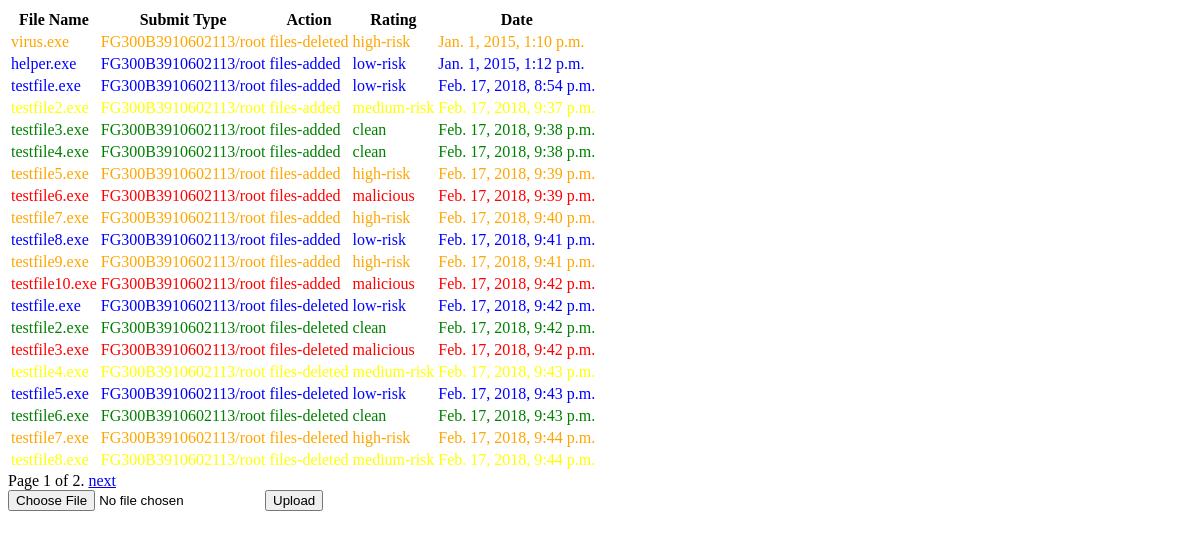
Before: /threatapp/ with the older database file.
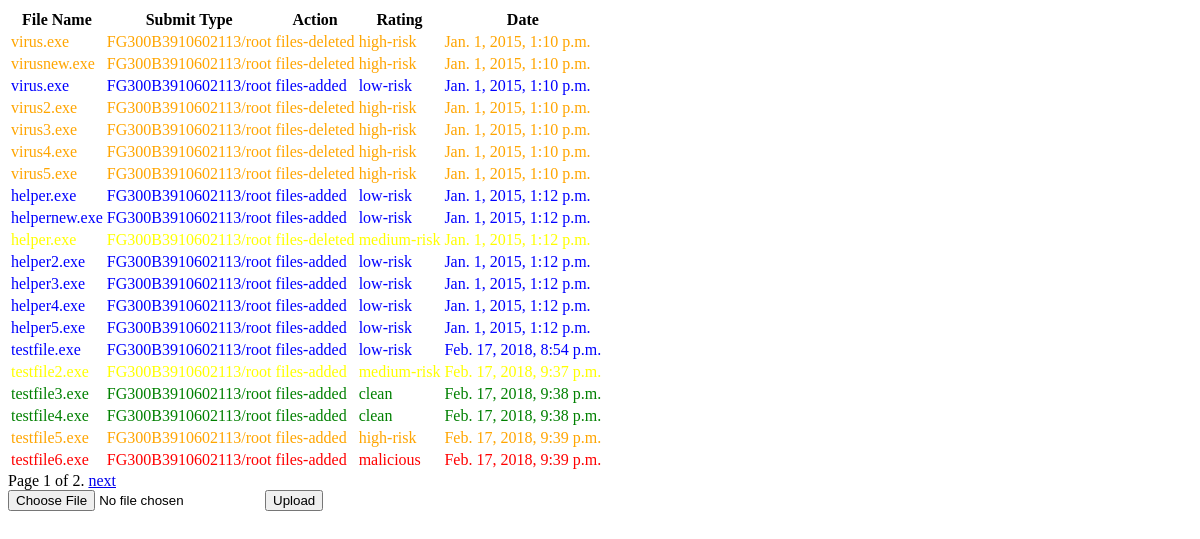
After: the same page with the newer database file.
### threatapp/models.py (models this page shows, shortened)
class Threat(models.Model):
    date = models.DateTimeField('record date')
    filename = models.CharField(max_length=128)
    action = models.CharField(max_length=128)
    submit_type = models.CharField(max_length=128)
    rating = models.CharField(max_length=128)

### threatapp/views.py (the view)
# urls.py: path('', views.IndexView.as_view(), name='index'),
class IndexView(generic.ListView):
    template_name = 'threatapp/index.html'
    context_object_name = 'threats_list'
    paginate_by = 20
    def get_queryset(self):
        return Threat.objects.order_by('date')

### threatapp/templates/threatapp/index.html (shortened to what this page needs)
{% load static %}
<link rel="stylesheet" type="text/css" href="{% static 'threatapp/style.css' %}" />
{% if threats_list %}
<table>
<thead>
    <tr>
        <th>File Name</th>
        <th>Submit Type</th>
        <th>Action</th>
        <th>Rating</th>
        <th>Date</th>
    </tr>
</thead>
<tbody>
    {% for threat in threats_list %}
    <tr class="{{ threat.rating }}">
        <td>{{ threat.filename }}</td>
        <td>{{ threat.submit_type }}</td>
        <td>{{ threat.action }}</td>
        <td>{{ threat.rating }}</td>
        <td>{{ threat.date }}</td>
    </tr>
    {% endfor %}
</tbody>
</table>
{% else %}
    <p>No threats are available.</p>
{% endif %}
{% block pagination %}
  {% if is_paginated %}
      <div class="pagination">
          <span class="page-links">
              <span class="page-current">
                  Page {{ page_obj.number }} of {{ page_obj.paginator.num_pages }}.
              </span>
              {% if page_obj.has_next %}
                  <a href="{{ request.path }}?page={{ page_obj.next_page_number }}">next</a>
              {% endif %}
          </span>
      </div>
  {% endif %}
{% endblock %}
<form action="{% url 'threatapp:uploadfile' %}" method="post" enctype="multipart/form-data">
<input id="threatfile" type="file" name="threatfile" accept="file_extension" data-url="{% url 'threatapp:uploadfile' %}" >
<button id="uploadfile" type="submit"/>Upload</button>
</form>

Changed rows visible on the page:
no longer on this page (row unchanged): Threat: filename "testfile7.exe", submit_type "FG300B3910602113/root", action "files-added", rating "high-risk", date "Feb. 17, 2018, 9:40 p.m."
no longer on this page (row unchanged): Threat: filename "testfile8.exe", submit_type "FG300B3910602113/root", action "files-added", rating "low-risk", date "Feb. 17, 2018, 9:41 p.m."
no longer on this page (row unchanged): Threat: filename "testfile9.exe", submit_type "FG300B3910602113/root", action "files-added", rating "high-risk", date "Feb. 17, 2018, 9:41 p.m."
no longer on this page (row unchanged): Threat: filename "testfile10.exe", submit_type "FG300B3910602113/root", action "files-added", rating "malicious", date "Feb. 17, 2018, 9:42 p.m."
no longer on this page (row unchanged): Threat: filename "testfile.exe", submit_type "FG300B3910602113/root", action "files-deleted", rating "low-risk", date "Feb. 17, 2018, 9:42 p.m."
no longer on this page (row unchanged): Threat: filename "testfile2.exe", submit_type "FG300B3910602113/root", action "files-deleted", rating "clean", date "Feb. 17, 2018, 9:42 p.m."
no longer on this page (row unchanged): Threat: filename "testfile3.exe", submit_type "FG300B3910602113/root", action "files-deleted", rating "malicious", date "Feb. 17, 2018, 9:42 p.m."
no longer on this page (row unchanged): Threat: filename "testfile4.exe", submit_type "FG300B3910602113/root", action "files-deleted", rating "medium-risk", date "Feb. 17, 2018, 9:43 p.m."
no longer on this page (row unchanged): Threat: filename "testfile5.exe", submit_type "FG300B3910602113/root", action "files-deleted", rating "low-risk", date "Feb. 17, 2018, 9:43 p.m."
no longer on this page (row unchanged): Threat: filename "testfile6.exe", submit_type "FG300B3910602113/root", action "files-deleted", rating "clean", date "Feb. 17, 2018, 9:43 p.m."
no longer on this page (row unchanged): Threat: filename "testfile7.exe", submit_type "FG300B3910602113/root", action "files-deleted", rating "high-risk", date "Feb. 17, 2018, 9:44 p.m."
no longer on this page (row unchanged): Threat: filename "testfile8.exe", submit_type "FG300B3910602113/root", action "files-deleted", rating "medium-risk", date "Feb. 17, 2018, 9:44 p.m."
added Threat: filename "virusnew.exe", submit_type "FG300B3910602113/root", action "files-deleted", rating "high-risk", date "Jan. 1, 2015, 1:10 p.m."
added Threat: filename "virus.exe", submit_type "FG300B3910602113/root", action "files-added", rating "low-risk", date "Jan. 1, 2015, 1:10 p.m."
added Threat: filename "virus2.exe", submit_type "FG300B3910602113/root", action "files-deleted", rating "high-risk", date "Jan. 1, 2015, 1:10 p.m."
added Threat: filename "virus3.exe", submit_type "FG300B3910602113/root", action "files-deleted", rating "high-risk", date "Jan. 1, 2015, 1:10 p.m."
added Threat: filename "virus4.exe", submit_type "FG300B3910602113/root", action "files-deleted", rating "high-risk", date "Jan. 1, 2015, 1:10 p.m."
added Threat: filename "virus5.exe", submit_type "FG300B3910602113/root", action "files-deleted", rating "high-risk", date "Jan. 1, 2015, 1:10 p.m."
added Threat: filename "helpernew.exe", submit_type "FG300B3910602113/root", action "files-added", rating "low-risk", date "Jan. 1, 2015, 1:12 p.m."
added Threat: filename "helper.exe", submit_type "FG300B3910602113/root", action "files-deleted", rating "medium-risk", date "Jan. 1, 2015, 1:12 p.m."
added Threat: filename "helper2.exe", submit_type "FG300B3910602113/root", action "files-added", rating "low-risk", date "Jan. 1, 2015, 1:12 p.m."
added Threat: filename "helper3.exe", submit_type "FG300B3910602113/root", action "files-added", rating "low-risk", date "Jan. 1, 2015, 1:12 p.m."
added Threat: filename "helper4.exe", submit_type "FG300B3910602113/root", action "files-added", rating "low-risk", date "Jan. 1, 2015, 1:12 p.m."
added Threat: filename "helper5.exe", submit_type "FG300B3910602113/root", action "files-added", rating "low-risk", date "Jan. 1, 2015, 1:12 p.m."
